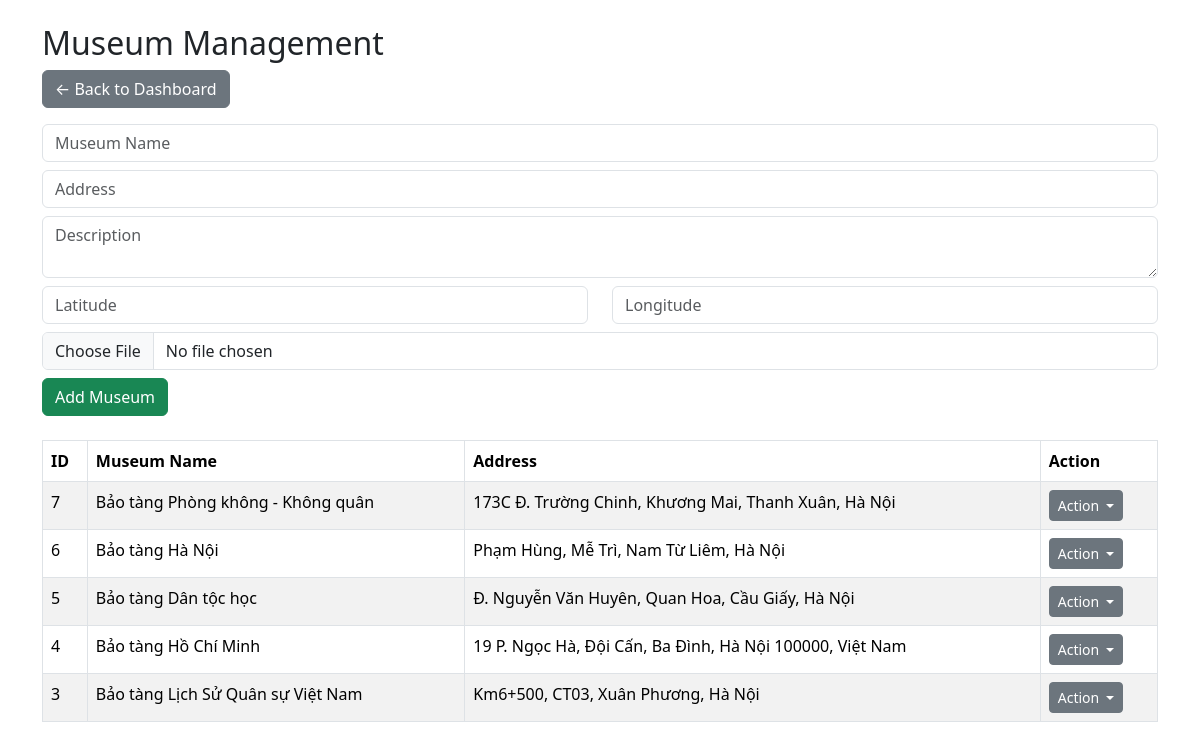
The page /admin/museums.php (signed in) on the database its author committed.
### tables this page shows
CREATE TABLE `museum` (
  `MuseumID` int NOT NULL,
  `MuseumName` varchar(255) NOT NULL,
  `Address` varchar(255) DEFAULT NULL,
  `Description` text,
  `Latitude` decimal(10,7) NOT NULL,
  `Longitude` decimal(10,7) NOT NULL
);

### admin/museums.php (the view, shortened to what this page needs)
<?php
require_once "../db.php";
$res = $conn->query("SELECT MuseumId, MuseumName, Address FROM museum ORDER BY MuseumId DESC");
$museums = $res->fetch_all(MYSQLI_ASSOC);
?>
<!DOCTYPE html>
<html>
<head>
    <link rel="stylesheet" href="https://cdn.jsdelivr.net/npm/bootstrap@5.3.2/dist/css/bootstrap.min.css">
</head>
<body class="container py-4">
    <h2>Museum Management</h2>
    <a href="dashboard.php" class="btn btn-secondary mb-3">← Back to Dashboard</a>
    <form method="post" enctype="multipart/form-data" class="mb-4">
        <input type="text" name="museum_name" class="form-control mb-2" placeholder="Museum Name" required>
        <input type="text" name="address" class="form-control mb-2" placeholder="Address" required>
        <textarea name="description" class="form-control mb-2" placeholder="Description"></textarea>
        <div class="row mb-2">
            <div class="col"><input type="text" name="latitude" class="form-control" placeholder="Latitude"></div>
            <div class="col"><input type="text" name="longitude" class="form-control" placeholder="Longitude"></div>
        </div>
        <input type="file" name="media" class="form-control mb-2">
        <button type="submit" class="btn btn-success">Add Museum</button>
    </form>
    <table class="table table-bordered table-striped">
        <thead>
            <tr>
                <th>ID</th>
                <th>Museum Name</th>
                <th>Address</th>
                <th>Action</th>
            </tr>
        </thead>
        <tbody>
            <?php foreach ($museums as $m): ?>
            <tr>
                <td><?= $m["MuseumId"] ?></td>
                <td><?= htmlspecialchars($m["MuseumName"]) ?></td>
                <td><?= htmlspecialchars($m["Address"]) ?></td>
                <td>
                    <div class="dropdown">
                        <button class="btn btn-sm btn-secondary dropdown-toggle" type="button" data-bs-toggle="dropdown" aria-expanded="false">
                            Action
                        </button>
                    </div>
                </td>
            </tr>
            <?php endforeach; ?>
        </tbody>
    </table>
</body>
</html>

### rows shown on the page
museum: MuseumID "7", MuseumName "Bảo tàng Phòng không - Không quân", Address "173C Đ. Trường Chinh, Khương Mai, Thanh Xuân, Hà Nội"
museum: MuseumID "6", MuseumName "Bảo tàng Hà Nội", Address "Phạm Hùng, Mễ Trì, Nam Từ Liêm, Hà Nội"
museum: MuseumID "5", MuseumName "Bảo tàng Dân tộc học", Address "Đ. Nguyễn Văn Huyên, Quan Hoa, Cầu Giấy, Hà Nội"
museum: MuseumID "4", MuseumName "Bảo tàng Hồ Chí Minh", Address "19 P. Ngọc Hà, Đội Cấn, Ba Đình, Hà Nội 100000, Việt Nam"
museum: MuseumID "3", MuseumName "Bảo tàng Lịch Sử Quân sự Việt Nam", Address "Km6+500, CT03, Xuân Phương, Hà Nội"
